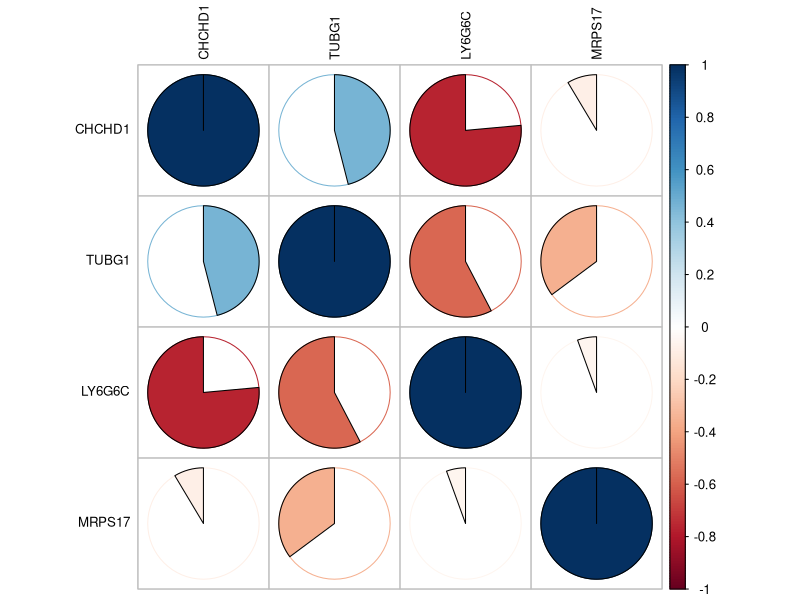
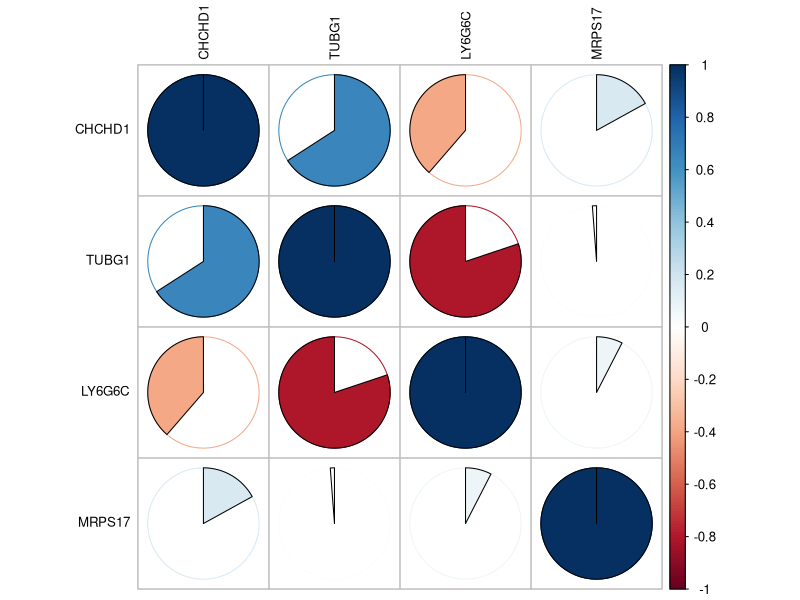

The R script that drew these images, in order:
#Rscript
#Author: Yunlong Ma
#Co-expression patterns by using the Pearson correlation analysis


#Set up the working directory
setwd("C:\\Users\\Administrator\\Desktop\\corplot")

#Part I install package

#Installing corrplot package of R platform 
if(!require("corrplot"))install.packages("corrplot")

#Load the corrplot package
library(corrplot)


#Take a example for using the corrplot package
#y <- cor(mtcars)
#corrplot(y,method="circle")
#corrplot(y,method="circle",tl.col = "black")
#corrplot.mixed(y,tl.col = "black")
#corrplot.mixed(y, lower.col = "black", number.cex = .7,tl.col = "black")
#corrplot(y, method = "pie",tl.col = "black")


#Part II read relevant RNA expression data of cofor analysis

#Read and re-organized CAD-related expression data
pearson<- read.delim("CAD.txt",header = T)
pearson_new2<-pearson[,c(-1,-2)] 
mat_pearson<-as.matrix(pearson_new2)
row.names(mat_pearson)<- pearson[,2]
correlation_CAD <- cor(t(mat_pearson))


#Read and re-organized Control-related expression data
pearson_new<- read.delim("Control.txt",header = T)
pearson_new3<-pearson_new[,c(-1,-2)]
mat_pearson1<-as.matrix(pearson_new3)
row.names(mat_pearson1)<- pearson_new[,2]
correlation_Control <- cor(t(mat_pearson1))



#Part III Visualization

#Ploting the identified genes co-expression patterns in the CAD group
corrplot(correlation_CAD, method = "pie",tl.col = "black",tl.cex=0.8)

#Ploting the identified genes co-expression patterns in the control group
corrplot(correlation_Control, method = "pie",tl.col = "black",tl.cex=0.8,number.cex = 0.8)


#End
